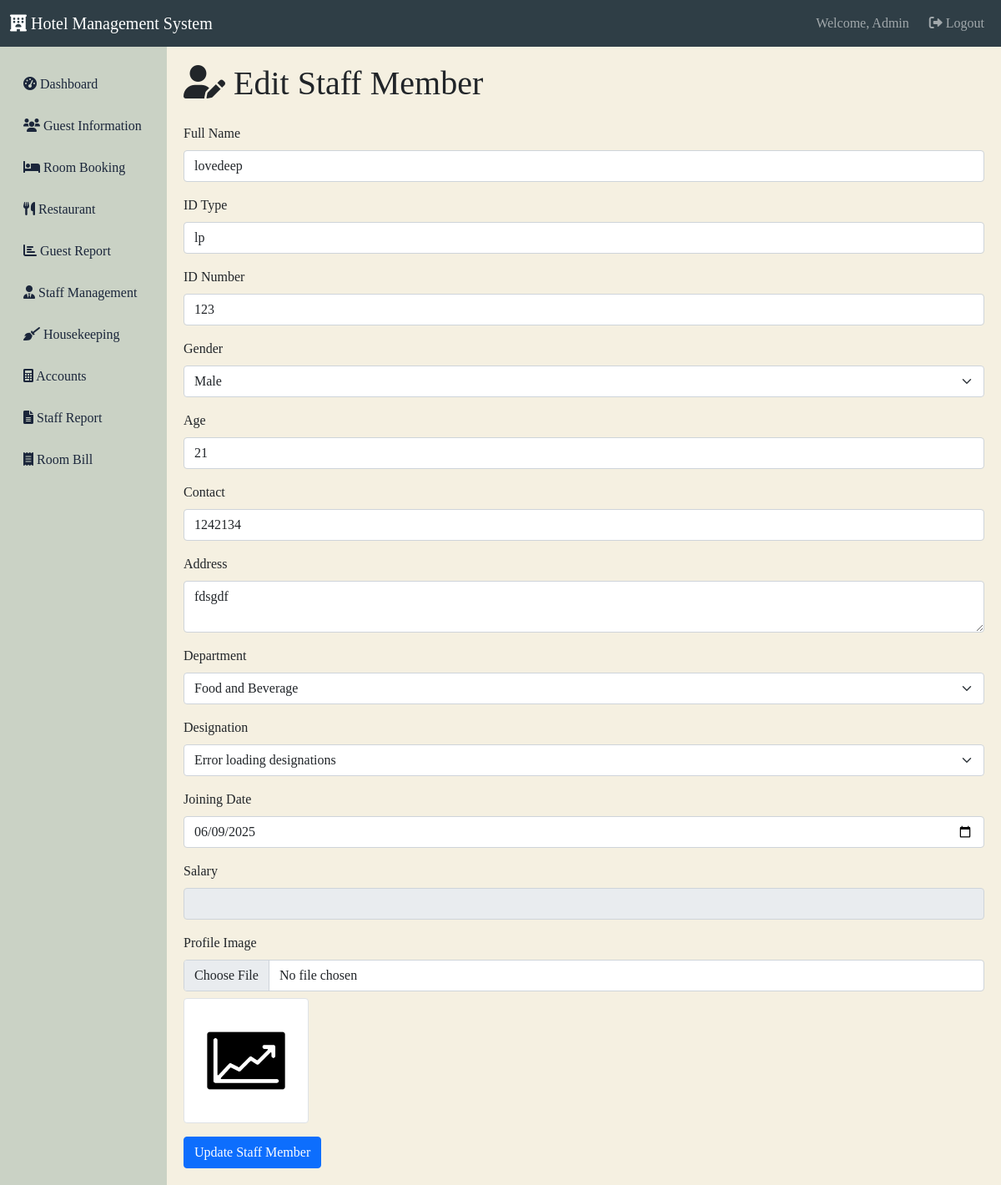
The app's page /staff/edit/EMP0001 (signed in) with its own data.
### tables this page shows
CREATE TABLE admin_emp (
            id INTEGER PRIMARY KEY AUTOINCREMENT,
            name TEXT NOT NULL,
            emp_id TEXT UNIQUE NOT NULL,
            department TEXT NOT NULL,
            type TEXT NOT NULL,
            password TEXT NOT NULL
        );

CREATE TABLE staff_detail (
            emp_id TEXT PRIMARY KEY,
            full_name TEXT NOT NULL,
            id_type TEXT NOT NULL,
            id_number TEXT NOT NULL,
            gender TEXT NOT NULL,
            age TEXT NOT NULL,
            contact TEXT NOT NULL,
            address TEXT NOT NULL,
            department TEXT NOT NULL,
            designation TEXT NOT NULL,
            joining_date TEXT NOT NULL,
            image TEXT,
            salary REAL
        );

### routes/staff.py (the view, shortened to what this page needs)
@staff_bp.route('/edit/<emp_id>', methods=['GET', 'POST'])
@login_required
def edit(emp_id):
    staff_member = Staff.get_by_id(emp_id)
    if not staff_member:
        flash('Staff member not found!', 'error')
        return redirect(url_for('staff.index'))
    conn = get_db()
    cursor = conn.cursor()
    try:
        cursor.execute('SELECT DISTINCT department FROM salary')
        departments = cursor.fetchall()
    except Exception as e:
        departments = []
        flash(f'Error fetching departments: {str(e)}', 'error')
    finally:
        conn.close()
    return render_template('staff/edit.html', staff=staff_member, departments=departments)

### app.py (called while the page is built)
@login_manager.user_loader
def load_user(user_id):
    from models import User
    return User.get(user_id)

### database.py (called while the page is built)
def get_db():
    conn = sqlite3.connect(Config.DATABASE_PATH)
    conn.row_factory = sqlite3.Row
    return conn

### models.py (called while the page is built)
    @staticmethod
    def get(user_id):
        conn = get_db()
        cursor = conn.cursor()
        cursor.execute('SELECT * FROM admin_emp WHERE id = ?', (user_id,))
        user_data = cursor.fetchone()
        conn.close()
        if user_data:
            return User(
                id=user_data['id'],
                name=user_data['name'],
                emp_id=user_data['emp_id'],
                department=user_data['department'],
                user_type=user_data['type']
            )
        return None

    @staticmethod
    def get_by_id(emp_id):
        conn = get_db()
        cursor = conn.cursor()
        cursor.execute('SELECT * FROM staff_detail WHERE emp_id = ?', (emp_id,))
        staff = cursor.fetchone()
        conn.close()
        return staff

### templates/staff/edit.html (shortened to what this page needs)
{% extends "base.html" %}
{% block content %}
<div class="row">
    <div class="col-12">
        <h1 class="mb-4"><i class="fas fa-user-edit"></i> Edit Staff Member</h1>
        <form method="POST" enctype="multipart/form-data" action="{{ url_for('staff.edit', emp_id=staff.emp_id) }}">
            <div class="mb-3">
                <label for="full_name" class="form-label">Full Name</label>
                <input type="text" class="form-control" id="full_name" name="full_name" value="{{ staff.full_name }}" required>
            </div>
            <div class="mb-3">
                <label for="id_type" class="form-label">ID Type</label>
                <input type="text" class="form-control" id="id_type" name="id_type" value="{{ staff.id_type }}" required>
            </div>
            <div class="mb-3">
                <label for="id_number" class="form-label">ID Number</label>
                <input type="text" class="form-control" id="id_number" name="id_number" value="{{ staff.id_number }}" required>
            </div>
            <div class="mb-3">
                <label for="gender" class="form-label">Gender</label>
                <select class="form-select" id="gender" name="gender" required>
                    <option value="Male" {% if staff.gender == 'Male' %}selected{% endif %}>Male</option>
                </select>
            </div>
            <div class="mb-3">
                <label for="age" class="form-label">Age</label>
                <input type="number" min="18" max="100" class="form-control" id="age" name="age" value="{{ staff.age }}" required>
            </div>
            <div class="mb-3">
                <label for="contact" class="form-label">Contact</label>
                <input type="text" class="form-control" id="contact" name="contact" value="{{ staff.contact }}" required>
            </div>
            <div class="mb-3">
                <label for="address" class="form-label">Address</label>
                <textarea class="form-control" id="address" name="address" rows="2" required>{{ staff.address }}</textarea>
            </div>
            <div class="mb-3">
                <label for="department" class="form-label">Department</label>
                <select class="form-select" id="department" name="department" required>
                    {% for dept in departments %}
                    <option value="{{ dept.department }}" {% if staff.department == dept.department %}selected{% endif %}>{{ dept.department }}</option>
                    {% endfor %}
                </select>
            </div>
            <div class="mb-3">
                <label for="designation" class="form-label">Designation</label>
                <select class="form-select" id="designation" name="designation" required>
                    <option value="" disabled selected>Select designation</option>
                </select>
            </div>
            <div class="mb-3">
                <label for="joining_date" class="form-label">Joining Date</label>
                <input type="date" class="form-control" id="joining_date" name="joining_date" value="{{ staff.joining_date }}" required>
            </div>
            <div class="mb-3">
                <label for="salary" class="form-label">Salary</label>
                <input type="number" step="0.01" class="form-control" id="salary" name="salary" value="{{ staff.salary }}" required readonly>
            </div>
            <div class="mb-3">
                <label for="image" class="form-label">Profile Image</label>
                <input type="file" class="form-control" id="image" name="image" accept="image/*">
                {% if staff.image %}
                <img src="{{ url_for('static', filename='uploads/staff_images/' ~ staff.image) }}" alt="Profile Image" class="img-thumbnail mt-2" style="max-width: 150px;">
                {% endif %}
            </div>
            <button type="submit" class="btn btn-primary">Update Staff Member</button>
        </form>
    </div>
</div>
{% endblock %}

### templates/base.html (shortened to what this page needs)
<!DOCTYPE html>
<html lang="en">
<head>
    <link href="https://cdn.jsdelivr.net/npm/bootstrap@5.1.3/dist/css/bootstrap.min.css" rel="stylesheet">
    <link href="https://cdnjs.cloudflare.com/ajax/libs/font-awesome/6.0.0/css/all.min.css" rel="stylesheet">
</head>
<body>
    <nav class="navbar navbar-expand-lg navbar-dark">
        <div class="container-fluid">
            <a class="navbar-brand" href="{{ url_for('main.dashboard') }}">
                <i class="fas fa-hotel"></i> Hotel Management System
            </a>
            {% if current_user.is_authenticated %}
            <div class="navbar-nav ms-auto">
                <span class="navbar-text me-3">Welcome, {{ current_user.name }}</span>
                <a class="nav-link" href="{{ url_for('auth.logout') }}">
                    <i class="fas fa-sign-out-alt"></i> Logout
                </a>
            </div>
            {% else %}
            <div class="navbar-nav ms-auto">
                <a class="nav-link" href="{{ url_for('auth.login') }}">
                    <i class="fas fa-sign-in-alt"></i> Login
                </a>
            </div>
            {% endif %}
        </div>
    </nav>
    <div class="container-fluid">
        <div class="row">
            {% if current_user.is_authenticated %}
            <nav class="col-md-2 sidebar">
                <div class="nav flex-column">
                    <a class="nav-link" href="{{ url_for('main.dashboard') }}">
                        <i class="fas fa-tachometer-alt"></i> Dashboard
                    </a>
                    <a class="nav-link" href="{{ url_for('guest.index') }}">
                        <i class="fas fa-users"></i> Guest Information
                    </a>
                    <a class="nav-link" href="{{ url_for('room.booking') }}">
                        <i class="fas fa-bed"></i> Room Booking
                    </a>
                    <a class="nav-link" href="{{ url_for('restaurant.index') }}">
                        <i class="fas fa-utensils"></i> Restaurant
                    </a>
                    <a class="nav-link" href="{{ url_for('report.guest_report') }}">
                        <i class="fas fa-chart-bar"></i> Guest Report
                    </a>
                    {% if session.user_type == 'Admin' %}
                    <a class="nav-link" href="{{ url_for('staff.index') }}">
                        <i class="fas fa-user-tie"></i> Staff Management
                    </a>
                    {% endif %}
                    <a class="nav-link" href="{{ url_for('housekeeping.index') }}">
                        <i class="fas fa-broom"></i> Housekeeping
                    </a>
                    <a class="nav-link" href="{{ url_for('account.index') }}">
                        <i class="fas fa-calculator"></i> Accounts
                    </a>
                    {% if session.user_type == 'Admin' %}
                    <a class="nav-link" href="{{ url_for('report.staff_report') }}">
                        <i class="fas fa-file-alt"></i> Staff Report
                    </a>
                    {% endif %}
                    <a class="nav-link" href="{{ url_for('room.bill') }}">
                        <i class="fas fa-receipt"></i> Room Bill
                    </a>
                </div>
            </nav>
            <main class="col-md-10 content">
            {% else %}
            <main class="col-12 content">
            {% endif %}
                {% block content %}{% endblock %}
            </main>
        </div>
    </div>
</body>
</html>

### templates/base.html (style rules this page uses)
:root { --primary-color: #2f3e46; --secondary-color: #cad2c5; --accent-color: #f5f0e1; --text-color: #1b263b; }
body { background-color: var(--accent-color); font-family: 'Times New Roman', serif; }
.navbar { background-color: var(--primary-color) !important; }
.sidebar { background-color: var(--secondary-color); min-height: calc(100vh - 56px); padding-top: 20px; }
.sidebar .nav-link { color: var(--text-color); margin: 5px 0; border-radius: 5px; }
.content { padding: 20px; }

### records on screen
admin_emp: name "Admin"
staff_detail: full_name "lovedeep", id_type "lp", id_number "123", gender "Male", age "21", contact "1242134", address "fdsgdf", department "Food and Beverage", joining_date "06/09/2025", image (picture)
